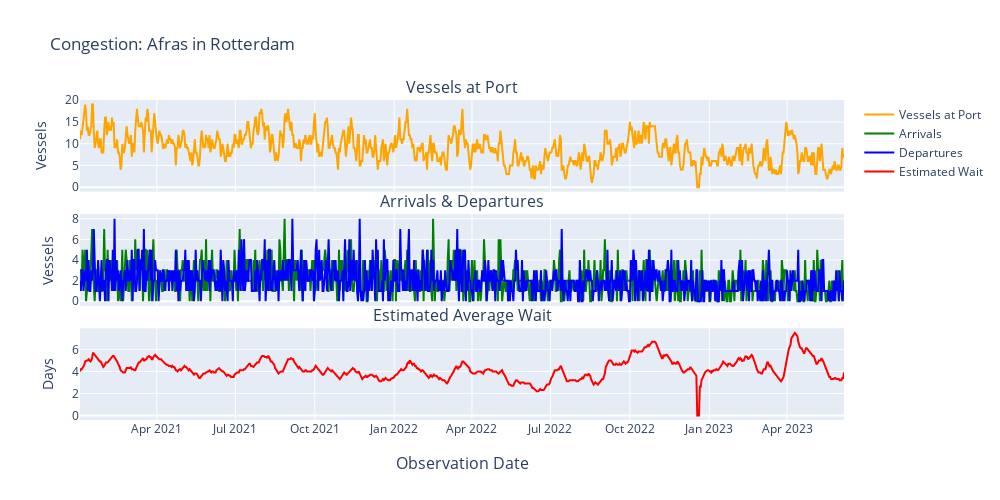

Notebook code for this chart:
### Code cell
congestion_plot(afrt_df, title="Congestion: Afras in Rotterdam")

### Figure 1 — Plotly figure (JSON) as saved in the notebook; plotly's stock layout.template omitted (floating-point values rounded to 4 significant figures; data arrays with more than 128 entries replaced by an {"elided": "..."} marker saying what was removed)
{"data": [{"line": {"color": "orange", "width": 2}, "name": "Vessels at Port", "type": "scatter", "x": {"elided": "886 str values"}, "xaxis": "x", "y": {"elided": "886 int values"}, "yaxis": "y"}, {"line": {"color": "green", "width": 2}, "name": "Arrivals", "type": "scatter", "x": {"elided": "886 str values"}, "xaxis": "x2", "y": {"elided": "886 int values"}, "yaxis": "y2"}, {"line": {"color": "blue", "width": 2}, "name": "Departures", "type": "scatter", "x": {"elided": "886 str values"}, "xaxis": "x2", "y": {"elided": "886 int values"}, "yaxis": "y2"}, {"line": {"color": "red", "width": 2}, "name": "Estimated Wait", "type": "scatter", "x": {"elided": "886 str values"}, "xaxis": "x3", "y": {"elided": "886 float values"}, "yaxis": "y3"}], "layout": {"annotations": [{"font": {"size": 16}, "showarrow": false, "text": "Vessels at Port", "x": 0.5, "xanchor": "center", "xref": "paper", "y": 1, "yanchor": "bottom", "yref": "paper"}, {"font": {"size": 16}, "showarrow": false, "text": "Arrivals & Departures", "x": 0.5, "xanchor": "center", "xref": "paper", "y": 0.6433, "yanchor": "bottom", "yref": "paper"}, {"font": {"size": 16}, "showarrow": false, "text": "Estimated Average Wait", "x": 0.5, "xanchor": "center", "xref": "paper", "y": 0.2867, "yanchor": "bottom", "yref": "paper"}, {"font": {"size": 16}, "showarrow": false, "text": "Observation Date", "x": 0.5, "xanchor": "center", "xref": "paper", "y": 0, "yanchor": "top", "yref": "paper", "yshift": -30}], "height": 500, "title": {"text": "Congestion: Afras in Rotterdam"}, "width": 1000, "xaxis": {"anchor": "y", "domain": [0, 1], "matches": "x3", "showticklabels": false}, "xaxis2": {"anchor": "y2", "domain": [0, 1], "matches": "x3", "showticklabels": false}, "xaxis3": {"anchor": "y3", "domain": [0, 1]}, "yaxis": {"anchor": "x", "domain": [0.7133, 1], "title": {"text": "Vessels"}}, "yaxis2": {"anchor": "x2", "domain": [0.3567, 0.6433], "title": {"text": "Vessels"}}, "yaxis3": {"anchor": "x3", "domain": [0, 0.2867], "title": {"text": "Days"}}}}
